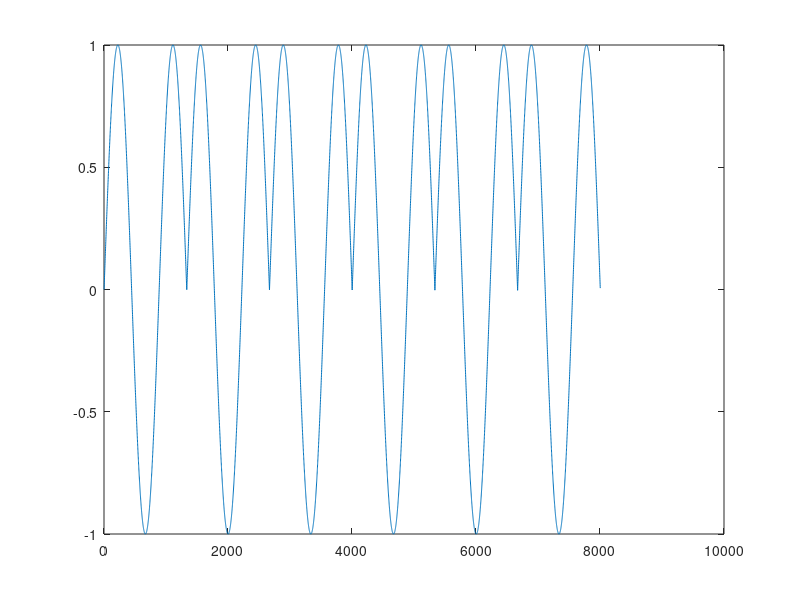

MATLAB code for this plot: (Note: this script raises an error after producing the figure.)
amp=1; 
fs=2000000;
freq=1500;
period=1/freq;
values=0:1/fs:period;
a=amp*sin(2*pi*3/2*freq*values);

for i=1:1:5
   a = [a amp*sin(2*pi*3/2*freq*values - i*period)]; 
end

plot(a)
create_pwl(a, fs, 'sin32norm.pwl');